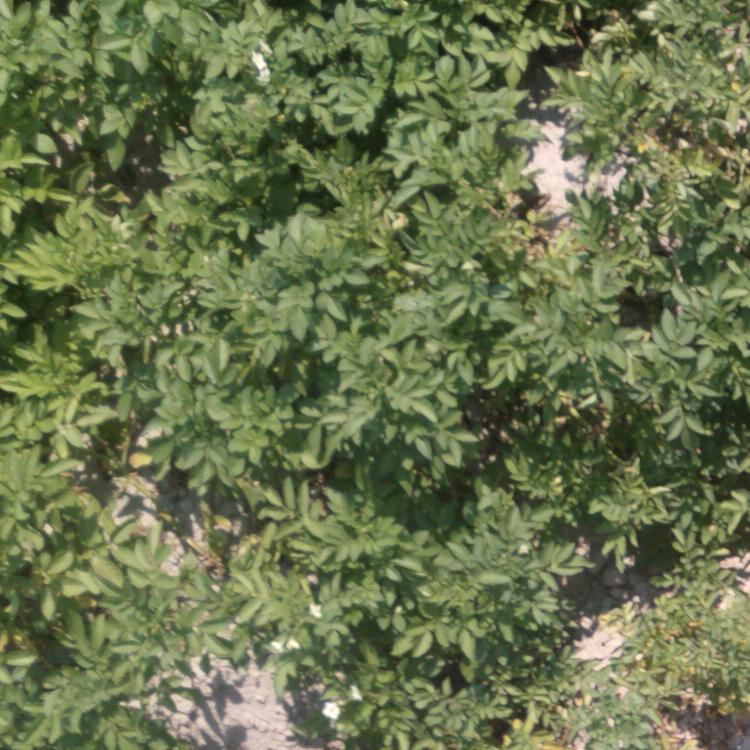
#> input picture rgb_image.jpg, 750 x 750 px, found by its file name
$ python NDVI_from_model.py
#> lines starting #> are read from the running program, lines starting #| are printed output that depends on the picture
import cv2
import numpy as np

def calculate_ndvi(rgb_path, nir_path):
#> called with rgb_path = './rgb_image.jpg', nir_path = './generated_nir_image.jpg'
    rgb_image = cv2.imread(rgb_path)
#> rgb_image is the input picture: shape (750, 750, 3); mean B, G, R 78.4, 116.6, 106.1
    nir_image = cv2.imread(nir_path, cv2.IMREAD_GRAYSCALE)
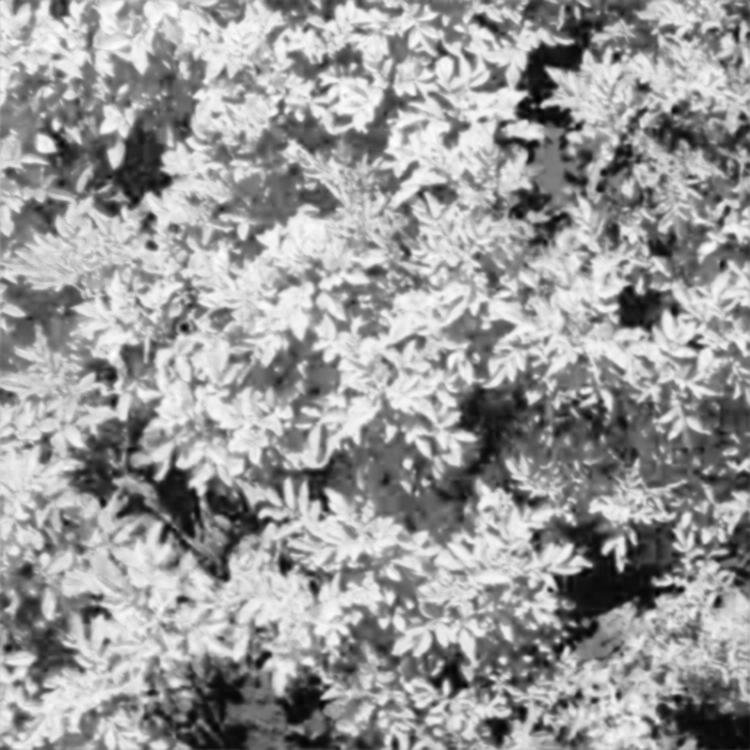
#> input picture generated_nir_image.jpg, 750 x 750 px, found by its file name
#> nir_image is the input picture: shape (750, 750); min 0, max 255, mean 153.1

    nir_height, nir_width = nir_image.shape
#> nir_height = 750; nir_width = 750

    rgb_image_resized = cv2.resize(rgb_image, (nir_width, nir_height))

    red_image = rgb_image_resized[:, :, 2]
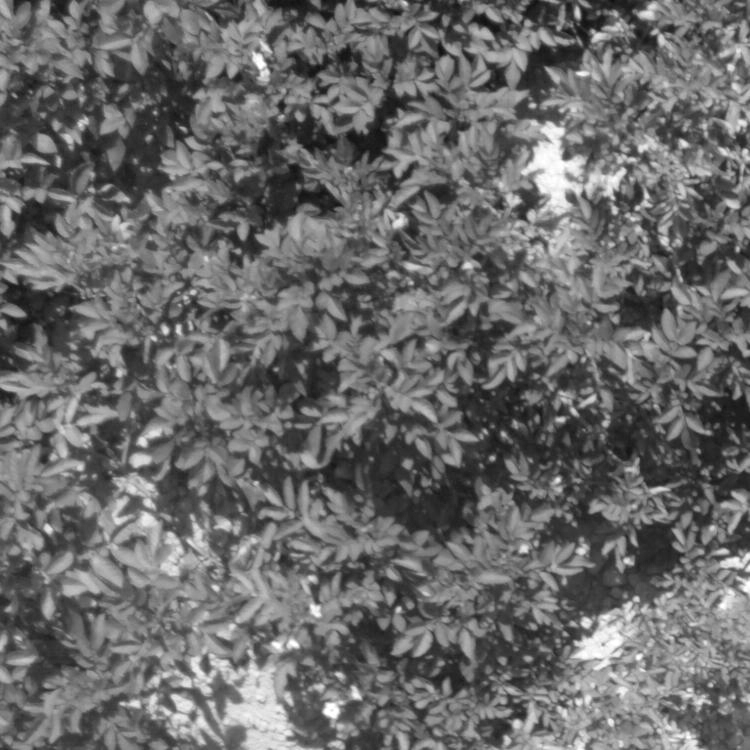
#> red_image: shape (750, 750); min 14, max 255, mean 106.1

    nir_image = nir_image.astype(np.float32)
    red_image = red_image.astype(np.float32)

    ndvi = (nir_image - red_image) / (nir_image + red_image + 1e-10)
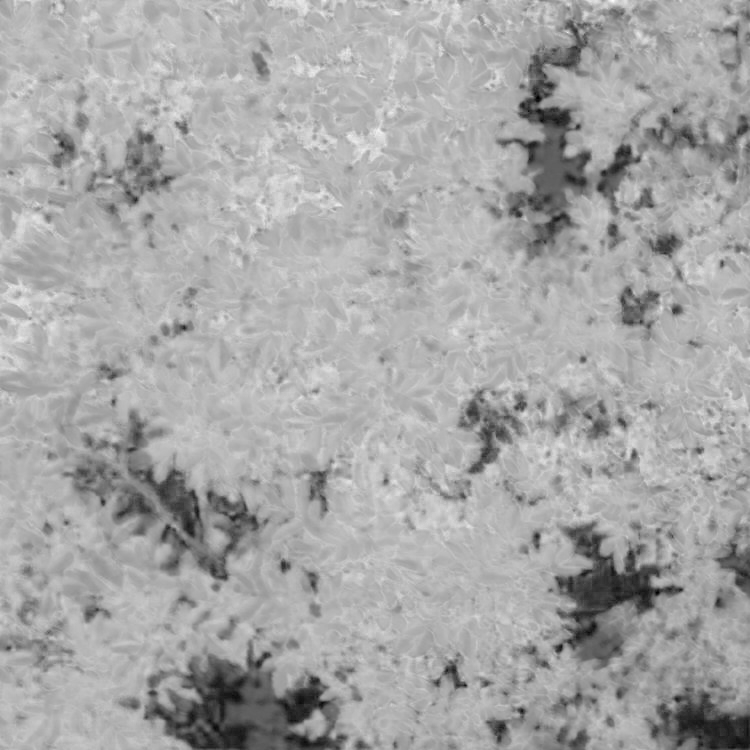
#> ndvi: shape (750, 750) float32; min -1, max 0.78, mean 0.165; drawn with min black and max white

    ndvi_normalized = cv2.normalize(ndvi, None, 0, 1, cv2.NORM_MINMAX)
    colored_ndvi = cv2.applyColorMap((ndvi_normalized * 255).astype(np.uint8), cv2.COLORMAP_JET)
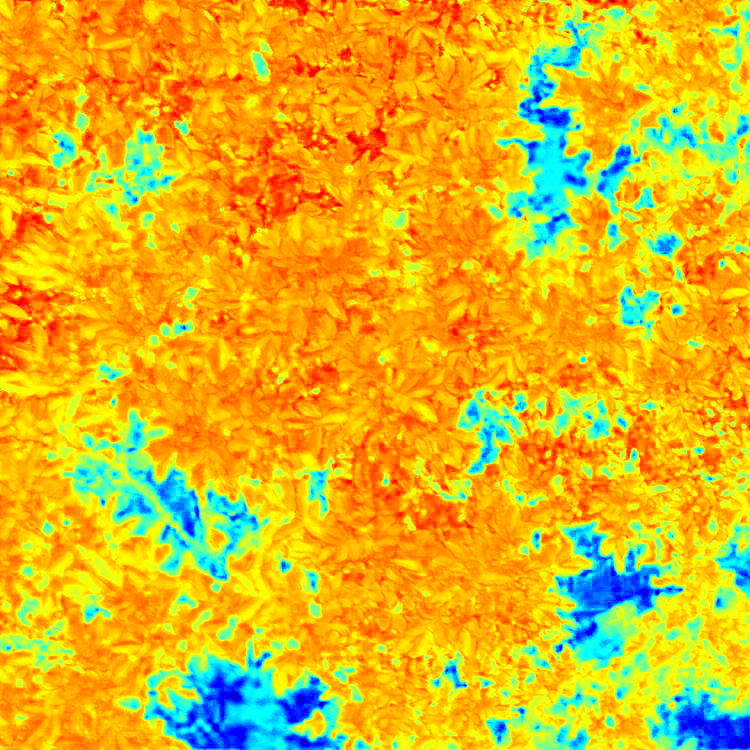
#> colored_ndvi: shape (750, 750, 3); mean B, G, R 31, 182.8, 224.1

    cv2.imshow('NDVI Image', colored_ndvi)
    cv2.imwrite('ndvi_image_from_model.jpg', colored_ndvi)
    cv2.waitKey(0)
    cv2.destroyAllWindows()

rgb_image_path = './rgb_image.jpg'
nir_image_path = './generated_nir_image.jpg'

calculate_ndvi(rgb_image_path, nir_image_path)
